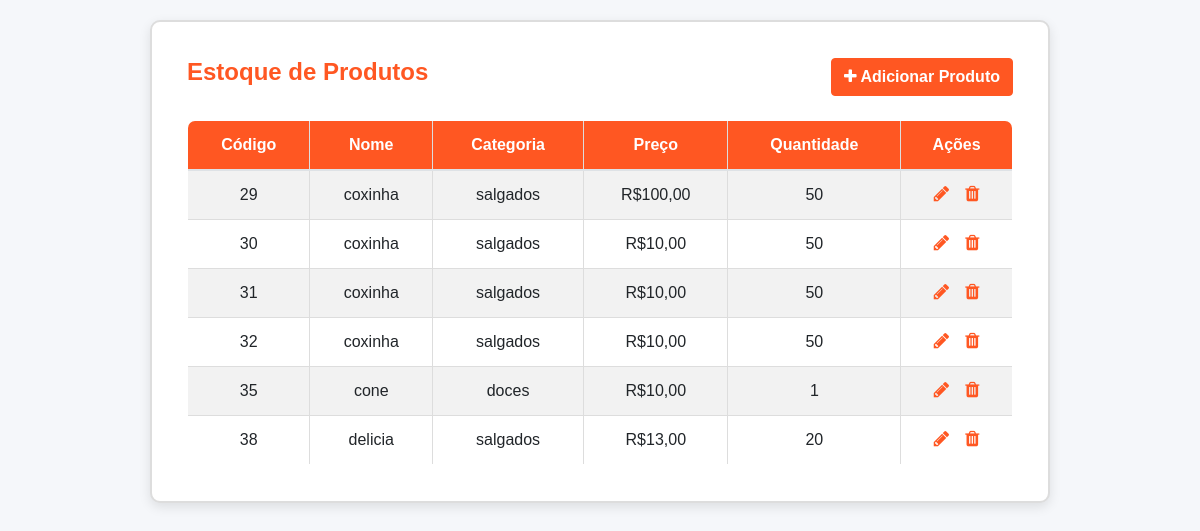
Page /admin/vsestoque.php on the committed database.
### tables this page shows
CREATE TABLE `tbprodutos` (
  `codproduto` int(11) NOT NULL,
  `nome` varchar(30) DEFAULT NULL,
  `preco` int(11) NOT NULL,
  `qtde` int(11) NOT NULL,
  `categoria` varchar(10) NOT NULL,
  `foto` varchar(50) NOT NULL
);

### admin/vsestoque.php (the view, shortened to what this page needs)
<!DOCTYPE html>
<html lang="pt-br">
<head>
    <link rel="stylesheet" href="https://stackpath.bootstrapcdn.com/bootstrap/4.5.2/css/bootstrap.min.css">
    <link rel="stylesheet" href="https://maxcdn.bootstrapcdn.com/font-awesome/4.7.0/css/font-awesome.min.css">
</head>
<body>
    <div class="wrapper">
        <div class="container-fluid">
            <div class="row">
                <div class="col-md-12">
                    <div class="mt-3 mb-4 clearfix">
                        <h2 class="pull-left">Estoque de Produtos</h2>
                        <a href="criarprod.php" class="btn btn-success pull-right">
                            <i class="fa fa-plus"></i> Adicionar Produto
                        </a>
                    </div>
                    <?php
                    require_once "../config.php";
                    $sql = "SELECT * FROM tbprodutos";
                    if($result = mysqli_query($conexao, $sql)){
                        if(mysqli_num_rows($result) > 0){
                            echo '<table class="table table-bordered table-striped">';
                                echo "<thead>";
                                    echo "<tr>";
                                        echo "<th>Código</th>";
                                        echo "<th>Nome</th>";
                                        echo "<th>Categoria</th>";
                                        echo "<th>Preço</th>";
                                        echo "<th>Quantidade</th>";
                                        echo "<th>Ações</th>";
                                    echo "</tr>";
                                echo "</thead>";
                                echo "<tbody>";
                                while($row = mysqli_fetch_array($result)){
                                    echo "<tr>";
                                        echo "<td>" . $row['codproduto'] . "</td>";
                                        echo "<td>" . $row['nome'] . "</td>";
                                        echo "<td>" . $row['categoria'] . "</td>";
                                        echo "<td>R$" . number_format($row['preco'], 2, ',', '.') . "</td>";
                                        echo "<td>" . $row['qtde'] . "</td>";
                                        echo "<td>";
                                            echo '<a href="update.php?codproduto='. $row['codproduto'] .'" class="mr-3" title="Editar" data-toggle="tooltip"><span class="fa fa-pencil"></span></a>';
                                            echo '<a href="delete.php?codproduto='. $row['codproduto'] .'" title="Excluir" data-toggle="tooltip"><span class="fa fa-trash"></span></a>';
                                        echo "</td>";
                                    echo "</tr>";
                                }
                                echo "</tbody>";
                            echo "</table>";
                        } else {
                            echo '<div class="alert alert-warning"><em>Nenhum registro encontrado.</em></div>';
                        }
                    } else {
                        echo "Ops! Algo deu errado. Por favor, tente novamente mais tarde.";
                    }
                    ?>
                </div>
            </div>
        </div>
    </div>
</body>
</html>

### admin/vsestoque.php (style rules this page uses)
body { font-family: Arial, sans-serif; background-color: #f5f7fa; color: #333; }
.wrapper { width: 80%; max-width: 900px; margin: 20px auto; padding: 20px; background-color: #fff; border: 2px solid #ddd; border-radius: 10px; box-shadow: 0 4px 12px rgba(0, 0, 0, 0.1); }
h2 { color: #ff5722; font-weight: bold; font-size: 24px; }
.btn-success { background-color: #ff5722; border-color: #ff5722; font-weight: bold; }
.table { margin-top: 20px; border-collapse: collapse; font-size: 16px; border-radius: 8px; overflow: hidden; border: 1px solid #ddd; }
.table thead { background-color: #ff5722; color: #fff; }
.table th, .table td { padding: 12px; text-align: center; border: 1px solid #ddd; }
.table th { font-weight: bold; }
.table .fa { color: #ff5722; font-size: 18px; }

### rows in the picture
tbprodutos: codproduto "29", nome "coxinha", categoria "salgados", preco "100,00", qtde "50"
tbprodutos: codproduto "30", nome "coxinha", categoria "salgados", preco "10,00", qtde "50"
tbprodutos: codproduto "31", nome "coxinha", categoria "salgados", preco "10,00", qtde "50"
tbprodutos: codproduto "32", nome "coxinha", categoria "salgados", preco "10,00", qtde "50"
tbprodutos: codproduto "35", nome "cone", categoria "doces", preco "10,00", qtde "1"
tbprodutos: codproduto "38", nome "delicia", categoria "salgados", preco "13,00", qtde "20"
